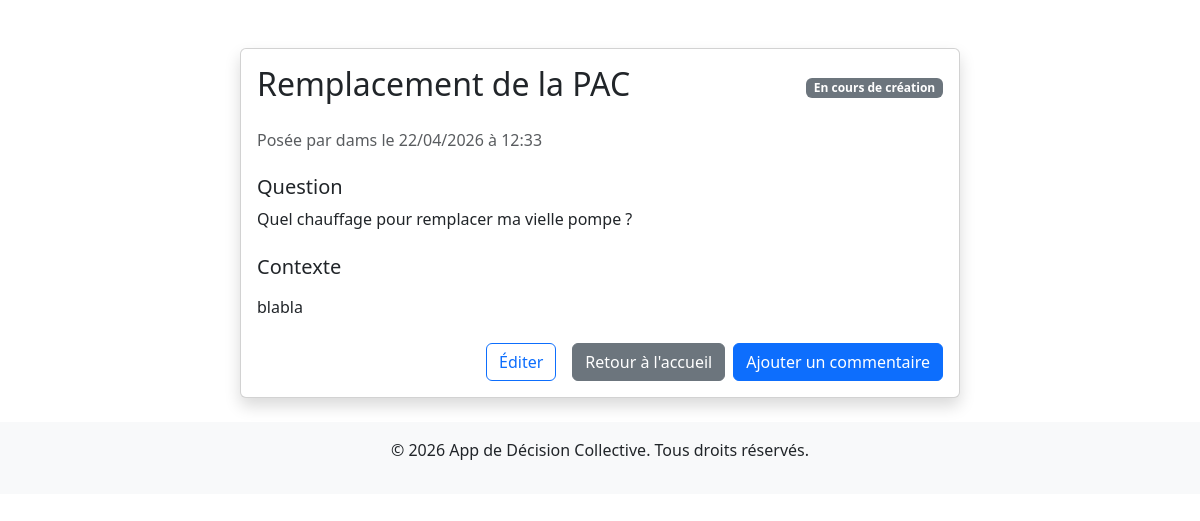
/resolution/6/ (signed in), run on an earlier commit of the app's database.
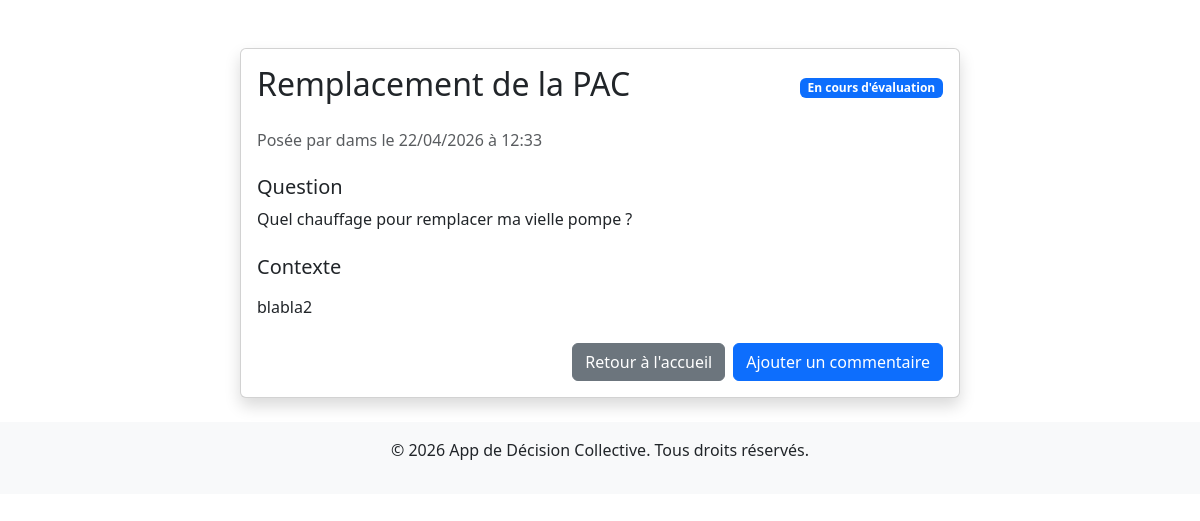
And on a later commit of the database.
### mapage/models.py (models this page shows, shortened)
class Resolution(models.Model):
    STATUS_CHOICES = [
        ('draft', 'En cours de création'),
        ('evaluation', 'En cours d\'évaluation'),
        ('voting', 'En cours de vote'),
        ('resolved', 'Résolue'),
    ]
    title = models.CharField(max_length=200, verbose_name="Titre de la résolution")
    question = models.TextField(verbose_name="Question (binaire)")
    context = models.TextField(verbose_name="Contexte", blank=True)
    created_at = models.DateTimeField(auto_now_add=True, verbose_name="Créée le")
    created_by = models.ForeignKey(User, on_delete=models.CASCADE, verbose_name="Créée par")
    is_active = models.BooleanField(default=True, verbose_name="Active")
    status = models.CharField(max_length=20, choices=STATUS_CHOICES, default='draft', verbose_name="Statut")

### mapage/views.py (the view)
# urls.py: path('resolution/<int:resolution_id>/', views.resolution_details, name='resolution_details'),
@login_required
def resolution_details(request, resolution_id):
    resolution = get_object_or_404(Resolution, id=resolution_id)
    if resolution.status == 'draft' and resolution.created_by != request.user:
        return render(request, 'mon_app/403.html', status=403)  # Accès interdit
    return render(request, 'resolution_details.html', {'resolution': resolution})

### mapage/templates/resolution_details.html (shortened to what this page needs)
{% extends "base.html" %}
{% block content %}
<div class="container mt-5">
    <div class="row justify-content-center">
        <div class="col-md-8">
            <div class="card shadow">
                <div class="card-body">
                    <div class="d-flex justify-content-between align-items-center mb-4">
                        <h2 class="card-title">{{ resolution.title }}</h2>
                        <span class="badge
                            {% if resolution.status == 'draft' %}bg-secondary
                            {% elif resolution.status == 'evaluation' %}bg-primary
                            {% elif resolution.status == 'voting' %}bg-warning
                            {% elif resolution.status == 'resolved' %}bg-success
                            {% endif %}">
                            {{ resolution.get_status_display }}
                        </span>
                    </div>
                    <div class="mb-4">
                        <h6 class="card-subtitle mb-2 text-muted">Posée par {{ resolution.created_by.username }} le {{ resolution.created_at|date:"d/m/Y à H:i" }}</h6>
                    </div>
                    <div class="card-text mb-4">
                        <h5>Question</h5>
                        <p>{{ resolution.question }}</p>
                    </div>
                    <div class="card-text mb-4">
                        <h5>Contexte</h5>
                        <p>{{ resolution.context|linebreaks }}</p>
                    </div>
                    <div class="d-flex justify-content-end gap-2">
                        {% if resolution.status == 'draft' and request.user == resolution.created_by %}
                            <a href="{% url 'edit_resolution' resolution.id %}" class="btn btn-outline-primary me-2">Éditer</a>
                        {% endif %}
                        <a href="{% url 'accueil' %}" class="btn btn-secondary">Retour à l'accueil</a>
                        <a href="{% url 'add_comment' resolution.id %}" class="btn btn-primary">Ajouter un commentaire</a>
                    </div>
                </div>
            </div>
        </div>
    </div>
</div>
{% endblock %}

What changed in the data, as far as the page shows it:
changed Resolution "Remplacement de la PAC": status "En cours de création" → "En cours d'évaluation"; context "blabla" → "blabla2"
Also different on the page:
text no longer shown: "Éditer"
